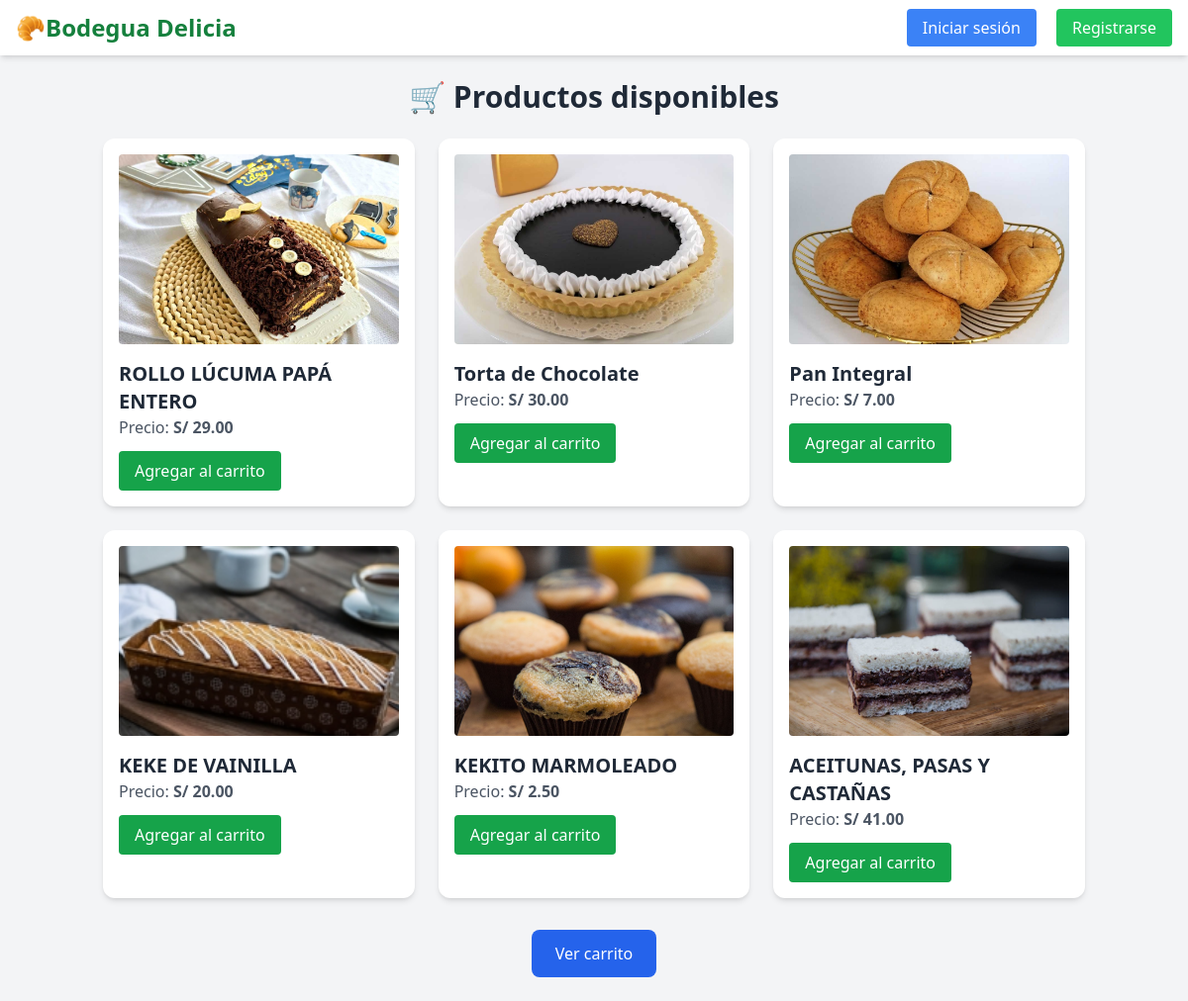
The page / on the database its author committed.
### tienda/models.py (models this page shows, shortened)
class Producto(models.Model):
    nombre = models.CharField(max_length=100)
    precio = models.DecimalField(max_digits=7, decimal_places=2)
    stock = models.PositiveIntegerField()
    imagen = models.ImageField(upload_to='productos/', null=True, blank=True)

### tienda/views.py (the view)
# urls.py: path('', views.listar_productos, name='listar_productos'),
def listar_productos(request):
    productos = Producto.objects.all()
    return render(request, 'productos.html', {'productos': productos})

### templates/productos.html (shortened to what this page needs)
<!DOCTYPE html>
<html lang="es">
<head>
    <script src="https://cdn.tailwindcss.com"></script>
</head>
<body class="bg-gray-100 text-gray-800 font-sans">
    <nav class="bg-white shadow-md px-4 py-3 flex justify-between items-center">
        <h1 class="text-2xl font-bold text-green-700">🥐Bodegua Delicia</h1>
        <div class="space-x-4">
            {% if user.is_authenticated %}
                <span class="text-gray-700">Hola, {{ user.username }}</span>
                <a href="{% url 'logout' %}" class="bg-red-500 text-white px-4 py-2 rounded hover:bg-red-600">Cerrar sesión</a>
            {% else %}
                <a href="{% url 'login' %}" class="bg-blue-500 text-white px-4 py-2 rounded hover:bg-blue-600">Iniciar sesión</a>
                <a href="{% url 'registro' %}" class="bg-green-500 text-white px-4 py-2 rounded hover:bg-green-600">Registrarse</a>
            {% endif %}
        </div>
    </nav>
    <div class="container mx-auto px-4 py-6">
        <h2 class="text-3xl font-bold mb-6 text-center">🛒 Productos disponibles</h2>
        <ul class="grid grid-cols-1 md:grid-cols-2 lg:grid-cols-3 gap-6">
    {% for producto in productos %}
    <li class="bg-white shadow-md rounded-xl p-4">
        {% if producto.imagen %}
        <img src="{{ producto.imagen.url }}" alt="{{ producto.nombre }}" class="w-full h-48 object-cover rounded mb-4">
        {% else %}
        <div class="w-full h-48 bg-gray-200 flex items-center justify-center rounded mb-4">
            <span class="text-gray-500">Sin imagen</span>
        </div>
        {% endif %}
        <h3 class="text-xl font-semibold">{{ producto.nombre }}</h3>
        <p class="text-gray-600 mb-3">Precio: <strong>S/ {{ producto.precio }}</strong></p>
        <a href="{% url 'agregar_al_carrito' producto.id %}" class="inline-block bg-green-600 text-white px-4 py-2 rounded hover:bg-green-700 transition">
            Agregar al carrito
        </a>
    </li>
    {% endfor %}
</ul>
        <div class="mt-8 text-center">
            <a href="{% url 'resumen' %}" class="inline-block bg-blue-600 text-white px-6 py-3 rounded-lg hover:bg-blue-700 transition">
                Ver carrito
            </a>
        </div>
    </div>
</body>
</html>

### rows shown on the page
Producto: imagen (picture), nombre "ROLLO LÚCUMA PAPÁ ENTERO", precio "29.00"
Producto: imagen (picture), nombre "Torta de Chocolate", precio "30.00"
Producto: imagen (picture), nombre "Pan Integral", precio "7.00"
Producto: imagen (picture), nombre "KEKE DE VAINILLA", precio "20.00"
Producto: imagen (picture), nombre "KEKITO MARMOLEADO", precio "2.50"
Producto: imagen (picture), nombre "ACEITUNAS, PASAS Y CASTAÑAS", precio "41.00"
